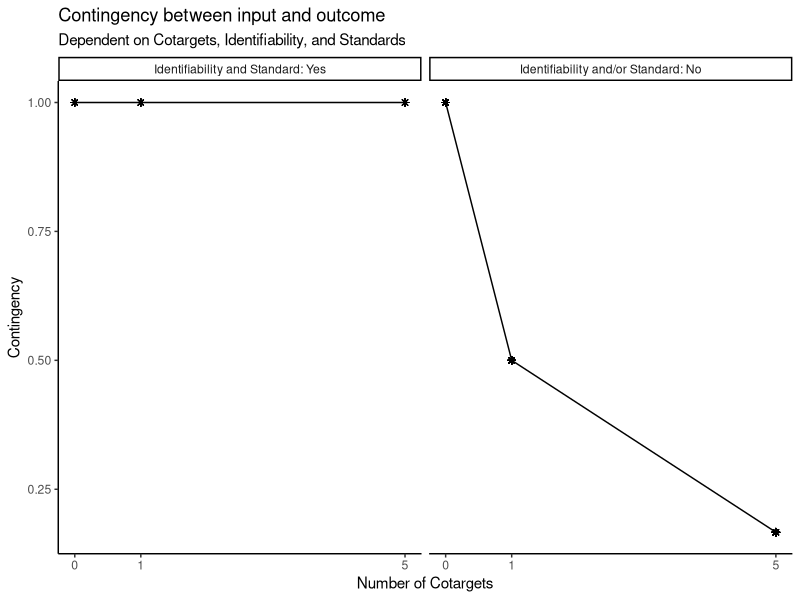
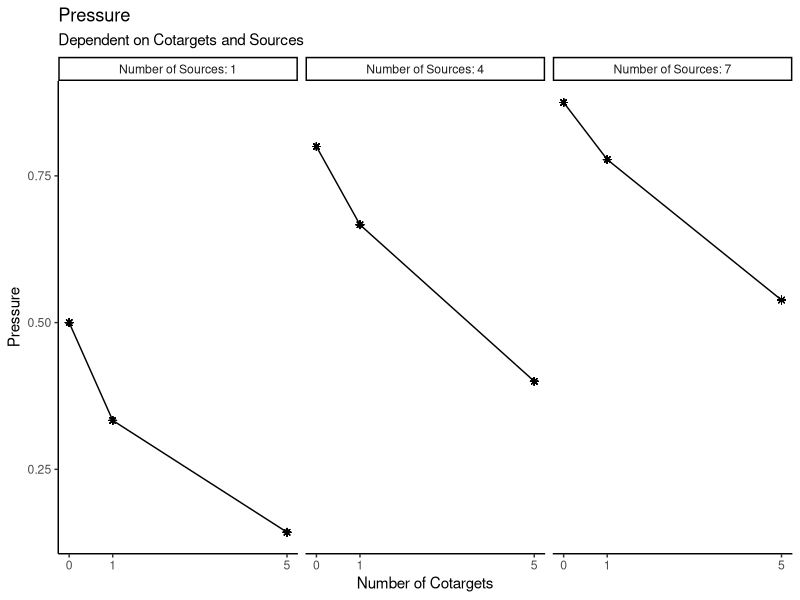
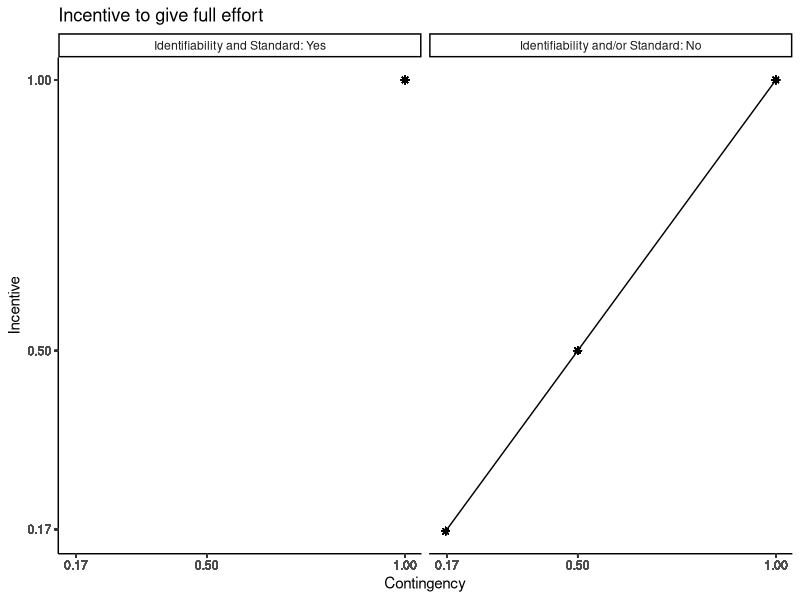
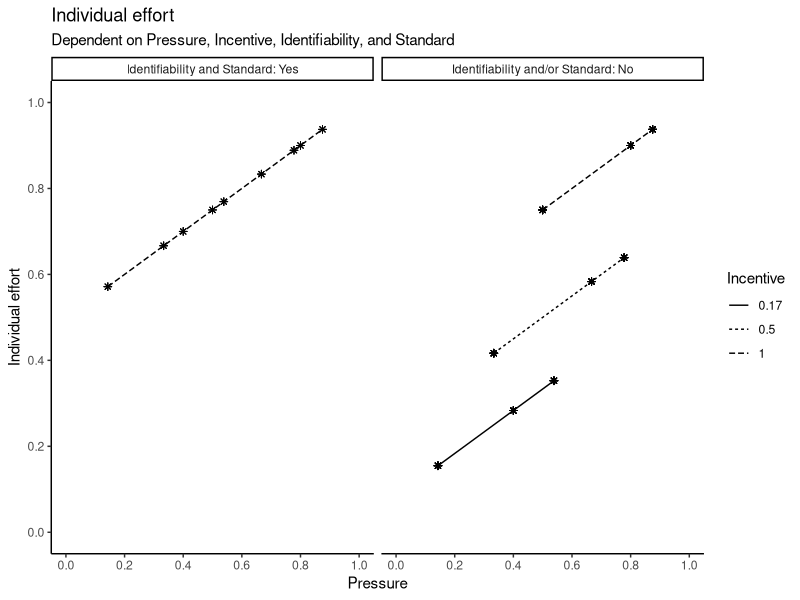
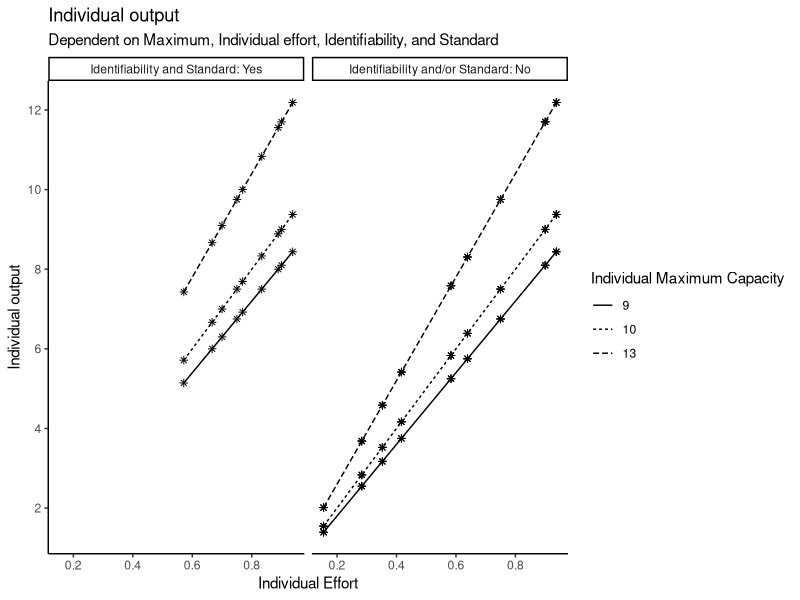
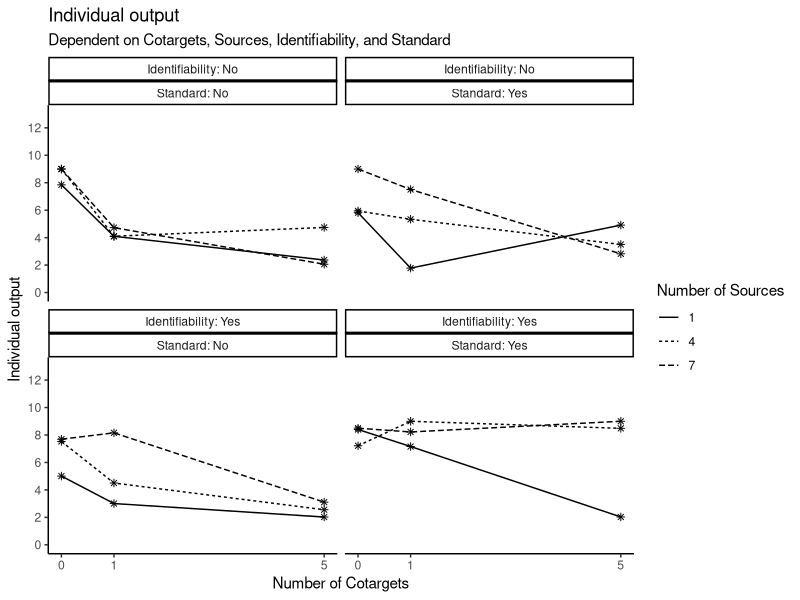
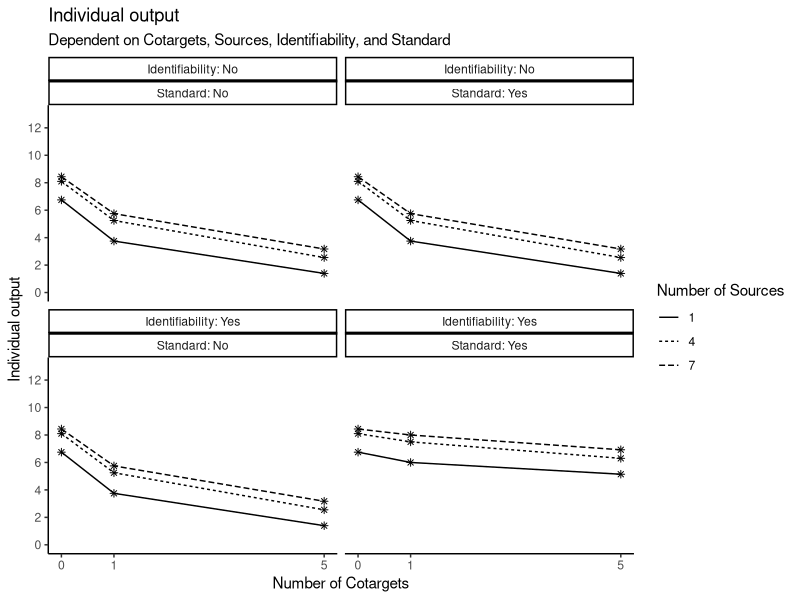
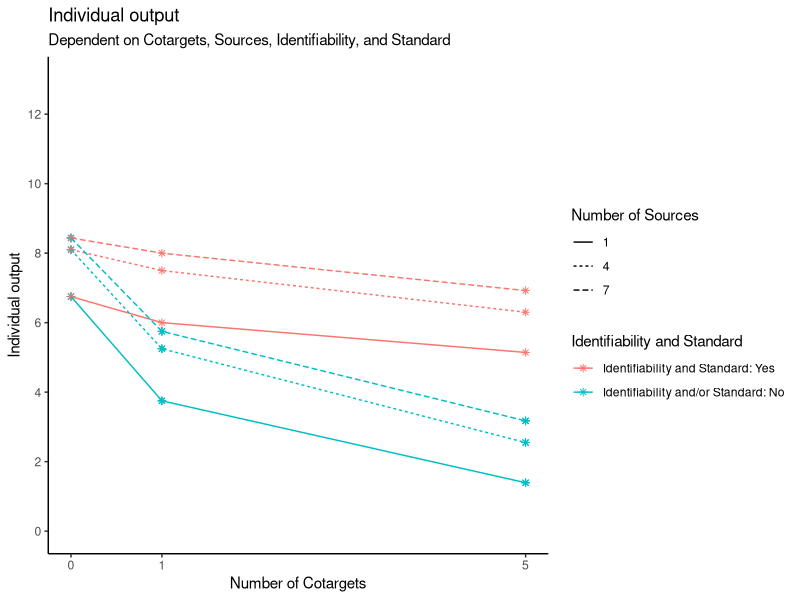

The R script that drew these images, in order:
###Creating of the base functions to compute the outcome of the simulation later on

# install the necessary libraries, if not already done
install.packages("ggplot2")
install.packages("dplyr")
install.packages("multcomp")

# load the necessary libraries
library(ggplot2)
library(dplyr)
library(multcomp)


#' p1 Compute the contingency between input and outcome
#' 
#' If ID and SA are given, CON is, independent of CT, 1. 
#' If ID and/or SA are not given, CON decreases with increasing CT, 
#' whereby the nth CT has less effect than the (1-n)th one.
#' 
#' @param CT number of people who are also viewed as targets of social pressure. Ranges from 0 to infinite (discrete)
#' @param ID identifiability of individual scores/outputs. Binary with 0 (no identifiability) and 1 (identifiability)
#' @param SA standard available for comparison. Binary with 0 (no standard available) and 1 (standard available)
#' 
#' @return (CON) contingency between input and outcome. Ranges from 0 to 1 (continuous)

get_CON <- function(CT, ID, SA) {
  n <- CT + 1
  CON <- ID * SA + (1 - ID * SA) * 1/n
  return(CON)
}

# (example) check vectorized form:
CT <- c(0, 1, 5)
ID <- c(0, 1)
SA <- c(0, 1)
CON <- get_CON(CT, ID, SA)
CON

# (example) create data for CT, ID, SA, S, and MC 
plot_data <- expand.grid(
  CT = c(0, 1, 5),
  ID = c(0, 1),
  SA = c(0, 1),
  S = c(1, 4, 7),
  MC = c(9, 10, 13)
)

# (example) compute CON from the CT, ID, and SA data
plot_data$CON <- get_CON(
  CT = plot_data$CT,
  ID = plot_data$ID,
  SA = plot_data$SA
)

# (example) create an extra column for the plotting - label
plot_data$ID_SA_label <- paste("Identifiability:", plot_data$ID, "Standards:", plot_data$SA)
plot_data$ID_SA_label <- ifelse(
  plot_data$ID == 1 & plot_data$SA == 1,
  "Identifiability and Standard: Yes",
  "Identifiability and/or Standard: No")

# (example) plot a visual graph for the p1-function
ggplot(plot_data, aes(x = CT, y = CON)) +
  geom_point(shape = 8) +
  facet_wrap(~plot_data$ID_SA_label) +
  labs(title = "Contingency between input and outcome", subtitle = "Dependent on Cotargets, Identifiability, and Standards", y = "Contingency", x = "Number of Cotargets") +
  scale_x_continuous(limits = c(0, 5), breaks = c(0, 1, 5)) +
  theme_classic() +
  geom_line()


#' p2 compute the social pressure on each given target member of the group
#' 
#' P drops with increasing CT and grows with increasing S, 
#' whereby the nth CT and/or S has less effect than the (1-n)th one.
#' 
#' @param CT number of people who are also viewed as targets of social impact. Ranges from 0 to infinite (discrete)
#' @param S number of people viewed as source of social pressure. Ranges from 0 to infinite (discrete)
#' 
#' @return (P) social pressure. Ranges from 0 to 1 (continuous)

get_P <- function (CT, S) {
  P <- S/(S+CT+1)
  return(P)
}

# (example) check vectorized form:
CT <- c(0, 1, 5)
S <- c(1, 4, 7)
P <- get_P(CT, S)
P

# (example) data - see above
plot_data

# (example) compute P from CT and S
plot_data$P <- get_P(
  CT = plot_data$CT,
  S = plot_data$S
)

# (example) create an extra column for the plotting - label
plot_data$S_label <- paste("Number of Sources:", plot_data$S)

# (example) plot a visual graph for the p2-function
ggplot(plot_data, aes(x = CT, y = P)) +
  geom_point(shape = 8) +
  facet_wrap(~plot_data$S_label) +
  labs(title = "Pressure", subtitle = "Dependent on Cotargets and Sources", y = "Pressure", x = "Number of Cotargets") +
  scale_x_continuous(limits = c(0, 5), breaks = c(0, 1, 5)) +
  theme_classic() +
  geom_line()


#' t1 compute the incentive to give full effort
#' 
#' INC equals CON. If ID and SA are given, CON and therefore INC are always 1. 
#' If ID and/or SA are not given, CON and INC can vary between 0 and 1.
#' 
#' @param CON contingency between input and outcome. Ranges from 0 to 1 (continuous)
#' 
#' @return (INC) incentive to give full effort. Ranges from 0 to 1 (continuous)

get_INC <- function(CON) {
  INC <- CON
  return(INC)
}

# (example) check vectorized form:
INC <- get_INC(CON)
INC

# (example) data - see above
plot_data

# (example) compute the incentive from CT (and ID + SA)
plot_data$INC <- get_INC(
  CON = plot_data$CON
)

# (example) plot a visual graph for the t1-function
ggplot(plot_data, aes(x = CON, y = INC)) +
  geom_point(shape = 8) +
  facet_wrap(~plot_data$ID_SA_label) +
  labs(title = "Incentive to give full effort", y = "Incentive", x = "Contingency") +
  scale_x_continuous(limits = c(min(plot_data$CON), max(plot_data$CON)), breaks = round(plot_data$CON, digits = 2)) +
  scale_y_continuous(limits = c(min(plot_data$INC), max(plot_data$INC)), breaks = round(plot_data$INC, digits = 2)) +
  theme_classic() +
  geom_line()


#' p3 compute the individual effort 
#' 
#' IE grows with both increasing INC and increasing P. If ID and SA are given, 
#' INC is always 1, which is why IE is sort of only dependent on P. 
#' If ID and/or SA are not given, INC and P both vary.
#' 
#' @param INC incentive to give full effort. Ranges from 0 to 1 (continuous)
#' @param P social pressure. Ranges from 0 to 1 (continuous)
#' 
#' @return (IE) individual effort. Ranges from 0 to 1 (continuous)

get_IE <- function(INC, P) {
  IE <- 0.5 * INC + 0.5 * P
  return(IE)
}

# (example) check vectorized form:
IE <- get_IE(INC, P)
IE

# (example) data - see above
plot_data

# (example) compute IE from INC and P
plot_data$IE <- get_IE(
  INC = plot_data$INC,
  P = plot_data$P
)

# (example) plot a visual graph for the p3-function
ggplot(plot_data, aes(x = P, y = IE, linetype = factor(round(plot_data$INC, digits = 2)))) +
  geom_point(shape = 8) +
  facet_wrap(~plot_data$ID_SA_label) +
  labs(title = "Individual effort", subtitle = "Dependent on Pressure, Incentive, Identifiability, and Standard", y = "Individual effort", x = "Pressure", linetype = "Incentive") +
  scale_x_continuous(limits = c(0, 1), breaks = c(0, 0.2, 0.4, 0.6, 0.8, 1)) +
  scale_y_continuous(limits = c(0, 1), breaks = c(0, 0.2, 0.4, 0.6, 0.8, 1)) +
  theme_classic() +
  geom_line()


#' Superfunction - compute the individual effort with some noise (through all the previous functions)
#' 
#' @param CT number of people who are also viewed as targets of social pressure. Ranges from 0 to infinite (discrete)
#' @param S number of people viewed as source of social pressure. Ranges from 0 to infinite (discrete)
#' @param ID identifiability of individual scores/outputs. Binary with 0 (no identifiability) and 1 (identifiability)
#' @param SA standard available for comparison. Binary with 0 (no standard available) and 1 (standard available)
#' 
#' @return (IE) individual effort. Ranges from 0 to 1 (continuous)

get_super_IE <- function(CT, S, ID, SA) {
  CON <- get_CON(CT, ID, SA) 
  P <- get_P(CT, S)
  INC <- get_INC(CON)
  IE <- get_IE(INC, P)
  IE <- IE + rnorm(length(IE), mean = 0, sd = 0.2)
  IE[IE > 1] <- 1
  IE[IE < 0] <- 0
  return(IE)
}


#' t2-function (manifest) - compute the individual outcome
#' 
#' IO grows with both increasing MC and increasing IE. If ID and SA are given, 
#' IE is always at least 0.5 because CON and therefore INC are always 1. 
#' If ID and/or SA are not given, IE can vary between 0 and 1.
#' 
#' @param MC individual maximum capacity (e.g., to scream). Ranges from 0 to inf. (continuous)
#' @param IE individual effort. Ranges from 0 to 1 (continuous)
#' 
#' @return (IO) individual output. Ranges from 0 to inf. (continuous)

get_IO <- function(MC, IE) {
  IO <- MC * IE   
  return (IO)
}

# (example) check vectorized form:
MC <- c(9, 10, 13)
IO <- get_IE(MC, IE)
IO

# (example) data - see above
plot_data

# (example) compute IO from MC and IE
plot_data$IO <- get_IO(
  MC = plot_data$MC,
  IE = plot_data$IE
)

# (example) plot a visual graph for the t2-function
ggplot(plot_data, aes(x = IE, y = IO, linetype = factor(plot_data$MC))) +
  geom_point(shape = 8) +
  facet_wrap(~plot_data$ID_SA_label) +
  labs(title = "Individual output", subtitle = "Dependent on Maximum, Individual effort, Identifiability, and Standard", y = "Individual output", x = "Individual Effort", linetype = "Individual Maximum Capacity") +
  scale_x_continuous(limits = c(min(plot_data$IE), max(plot_data$IE)), breaks = c(0, 0.2, 0.4, 0.6, 0.8, 1)) +
  scale_y_continuous(limits = c(min(plot_data$IO), max(plot_data$IO)), breaks = pretty(plot_data$IO)) +
  theme_classic() +
  geom_line()


#' Superfunction - compute the individual outcome (through all the previous functions - with some noise because the Superfunction for IE is used)
#' 
#' In theory without noise: IO drops with increasing CT and grows with increasing S, whereby the nth CT and/or S has less effect 
#' than the (1-n)th one. If ID and SA are given, CON is always 1, and therefore IO is higher via INC and IE. 
#' If ID and/or SA are not given, IO is usually lower. 
#' 
#' @param CT number of people who are also viewed as targets of social pressure. Ranges from 0 to infinite (discrete)
#' @param S number of people viewed as source of social pressure. Ranges from 0 to infinite (discrete)
#' @param ID identifiability of individual scores/outputs. Binary with 0 (no identifiability) and 1 (identifiability)
#' @param SA standard available for comparison. Binary with 0 (no standard available) and 1 (standard available)
#' @param MC individual maximum capacity (e.g., to scream). Ranges from 0 to inf. (continuous)
#' 
#' @return (IO) individual output. Ranges from 0 to inf (continuous)

get_super_IO <- function(CT, S, ID, SA, MC){
  IE <- get_super_IE(CT, S, ID, SA)
  IO <- IE * MC
  return (IO)
}

# (example) set seed because of random noise
set.seed(324)

# (example) create data for CT, S, ID, SA, and MC 
df_test <- expand.grid(
  CT = c(0, 1, 5),
  S = c(1, 4, 7), 
  ID = c(0, 1),
  SA = c(0, 1),
  MC = c(9)
)

# compute the manifest outcome variable (IO)
df_test$IO <- get_super_IO(
  CT = df_test$CT,
  S = df_test$S,
  ID = df_test$ID,
  SA = df_test$SA,
  MC = df_test$MC
)

# (example) create extra columns for the plotting - label
df_test$ID_label <- paste("Identifiability:", df_test$ID)
df_test$ID_label <- ifelse(
  df_test$ID == 1,
  "Identifiability: Yes",
  "Identifiability: No")

df_test$SA_label <- paste("Standards:", df_test$SA)
df_test$SA_label <- ifelse(
  df_test$SA == 1,
  "Standard: Yes",
  "Standard: No")

# (example) plot a visual graph for the Superfunction for IO (with random noise) - 4 panels 
ggplot(df_test, aes(x = CT, y = IO, linetype = factor(df_test$S))) +
  geom_point(shape = 8) +
  facet_wrap(~df_test$ID_label + ~df_test$SA_label) +
  labs(title = "Individual output", subtitle = "Dependent on Cotargets, Sources, Identifiability, and Standard", y = "Individual output", x = "Number of Cotargets", linetype = "Number of Sources") +
  scale_x_continuous(limits = c(0, 5), breaks = c(0, 1, 5)) +
  scale_y_continuous(limits = c(0, 13), breaks = c(0, 2, 4, 6, 8, 10, 12)) +
  theme_classic() +
  geom_line()



# -----
# small insert: if you want to plot the Superfunction for IO without random noise
# Superfunction for IE without random noise
get_super_IE_without <- function(CT, S, ID, SA) {
CON <- get_CON(CT, ID, SA) 
P <- get_P(CT, S)
INC <- get_INC(CON)
IE <- get_IE(INC, P)
IE <- IE 
IE[IE > 1] <- 1
IE[IE < 0] <- 0
return(IE)
}

# Superfunction for IO without random noise
get_super_IO_without <- function(CT, S, ID, SA, MC){
  IE <- get_super_IE_without(CT, S, ID, SA)
  IO <- IE * MC
  return (IO)
}

# compute the manifest outcome variable (IO) without random noise
df_test$IO_without <- get_super_IO_without(
  CT = df_test$CT,
  S = df_test$S,
  ID = df_test$ID,
  SA = df_test$SA,
  MC = df_test$MC
)

# (example) plot a visual graph for the Superfunction for IO (without random noise) - 4 panels 
ggplot(df_test, aes(x = CT, y = IO_without, linetype = factor(df_test$S))) +
  geom_point(shape = 8) +
  facet_wrap(~df_test$ID_label + ~df_test$SA_label) +
  labs(title = "Individual output", subtitle = "Dependent on Cotargets, Sources, Identifiability, and Standard", y = "Individual output", x = "Number of Cotargets", linetype = "Number of Sources") +
  scale_x_continuous(limits = c(0, 5), breaks = c(0, 1, 5)) +
  scale_y_continuous(limits = c(0, 13), breaks = c(0, 2, 4, 6, 8, 10, 12)) +
  theme_classic() +
  geom_line()

# (example) create an extra column for the plotting - label
df_test$ID_SA_label <- paste("Identifiability:", df_test$ID, "Standards:", df_test$SA)
df_test$ID_SA_label <- ifelse(
  df_test$ID == 1 & df_test$SA == 1,
  "Identifiability and Standard: Yes",
  "Identifiability and/or Standard: No")

# (example) plot a visual graph for the Superfunction for IO (without random noise) - two panels 
ggplot(df_test, aes(x = CT, y = IO_without, linetype = factor(df_test$S), color = df_test$ID_SA_label)) +
  geom_point(shape = 8) +
  labs(title = "Individual output", subtitle = "Dependent on Cotargets, Sources, Identifiability, and Standard", y = "Individual output", x = "Number of Cotargets", linetype = "Number of Sources", color = "Identifiability and Standard") +
  scale_x_continuous(limits = c(0, 5), breaks = c(0, 1, 5)) +
  scale_y_continuous(limits = c(0, 13), breaks = c(0, 2, 4, 6, 8, 10, 12)) +
  theme_classic() +
  geom_line()

# -----


### Final Simulation

## Replicate the original study of Latané et al. (1979)

# Simulate virtual experiments from the model.
# ---------------------------------------------------------------------------
# We assume that the model is the true data generating model.
# As it is a deterministic model, any virtual participant
# will have on average the same individual effort based on 
# the number of cotargets (CT) and sources (S) of social pressure.
# The identifiability of the individual output (ID) and a standard for 
# comparison (SA) are not part of Latané et al.'s (1979) experiment but an extension
# based on Latané et al.'s (1979) suggestion and Harkins & Jackson (1985).


# Variability comes into the experiment by:
# (a) Different trait values for the maximum noise each person can produce
# (b) Randomness from the noise we compute in the superfunction - due to, e.g., 
#     fatigue, personality, mental state, etc., during the experiment

# You can run the script repeatedly to simulate new replication studies,
# and observe the variability in outcomes due to sampling variability.
# However, the simulation must then be run without set.seed.

set.seed(324)

# set sample size of participants (we assume a within-person design)
# derived  from experiment 2 - the pseudo-groups (Latané et al., 1979)
n <- 36

# experimental design: Latané et al. (1979)
# create data for CT, S, ID, and SA

df <- expand.grid(
  id = 1:n, 
  CT = c(0, 1, 5),
  S = c(2), 
  ID = c(0, 1),
  SA = c(0, 1)
)

# reduce the data set to only the two relevant conditions (ID = 0 and SA = 0; ID = 1 and SA = 1)
df <- df %>% 
  filter((ID==0 & SA ==0) | (ID==1 & SA==1))

# determine the variables for a simulation of the exogenous variables
phi <- 5
alpha <- 0.922*phi
beta <- (1-0.922)*phi

# set expected value of individual maximum capacity
scale_factor <- 12.29 / 0.922

# interindividual variability in exogenous variable ("maximum capacity")
max_per_person <- data.frame(
  id = 1:n,
  maximum = scale_factor * rbeta(n, alpha, beta)
)

# compute mean of individual maximum capacity
mean(max_per_person$maximum)

# merge into df
df <- merge(df, max_per_person, by = "id")

# compute the psychological outcome variable (IE)
df$IE <- get_super_IE(
  CT = df$CT,
  S = df$S,
  ID = df$ID,
  SA = df$SA
)

# compute the manifest outcome variable (IO)
df$IO <- get_super_IO(
  CT = df$CT,
  S = df$S,
  ID = df$ID,
  SA = df$SA,
  MC = df$maximum
)

# look at the simulated data 
# View(df)

#compute the means of IO for each experimental group
m0_00 <- mean(df$IO[df$CT == 0 & df$ID == 0 & df$SA == 0], na.rm = TRUE)
m1_00 <- mean(df$IO[df$CT == 1 & df$ID == 0 & df$SA == 0], na.rm = TRUE)
m5_00 <- mean(df$IO[df$CT == 5 & df$ID == 0 & df$SA == 0], na.rm = TRUE)

m0_11 <- mean(df$IO[df$CT == 0 & df$ID == 1 & df$SA == 1], na.rm = TRUE)
m1_11 <- mean(df$IO[df$CT == 1 & df$ID == 1 & df$SA == 1], na.rm = TRUE)
m5_11 <- mean(df$IO[df$CT == 5 & df$ID == 1 & df$SA == 1], na.rm = TRUE)

# create data frame for those means of each experimental group
data_final <- data.frame(
  ID = c(0, 0, 0, 1, 1, 1),
  SA = c(0, 0, 0, 1, 1, 1),
  groups = c(0, 1, 5),
  means = c(m0_00, m1_00, m5_00, m0_11, m1_11, m5_11)
)

# alternatively, you could have computed the means like this
# data_final <- df %>% 
#   group_by(ID, SA, CT) %>%
#   summarise(mean_IO = mean(IO, na.rm = TRUE))

# create extra columns for the plotting of the mean individual outcome - label
data_final$ID_label <- paste("Identifiability:", data_final$ID)
data_final$ID_label <- ifelse(
  data_final$ID == 1,
  "Identifiability: Yes",
  "Identifiability: No")

data_final$SA_label <- paste("Standards:", data_final$SA)
data_final$SA_label <- ifelse(
  data_final$SA == 1,
  "Standard: Yes",
  "Standard: No")

# plot the visual graph for the mean individual outcome in the different conditions - two panels
plot_final <- ggplot(data_final, aes(x = groups, y = means)) +
  geom_point(shape = 8) +
  facet_grid(~ID_label + ~SA_label) +
  labs(title = "Mean Individual Output", subtitle = "Dependent on experimental group (S = 2)", y = "Sound Pressure in dyn per cm^2", x = "Conditions (Number of Cotargets)") +
  scale_x_continuous(limits = c(0, 5), breaks = c(0, 1, 5)) +
  scale_y_continuous(limits = c(0, max(data_final$means)), breaks = c(0, 1, 2, 3, 4, 5, 6, 7, 8, 9, 10, 11, 12, 13, 14, 15, 16, 17, 18, 19, 20)) +
  theme_classic() +
  geom_line()
plot_final

# plot the visual graph for the mean individual outcome in the different conditions - one panel
plot_final <- ggplot(data_final, aes(x = groups, y = means, linetype = factor(ID_label), color = factor(SA_label))) +
  geom_point(shape = 8) +
  labs(title = "Mean Individual Output", subtitle = "Dependent on experimental group (S = 2)", y = "Sound Pressure in dyn per cm^2", x = "Conditions (Number of Cotargets)", color = "Standard", linetype = "Identifiability") +
  scale_x_continuous(limits = c(0, 5), breaks = c(0, 1, 5)) +
  scale_y_continuous(limits = c(0, max(data_final$means)), breaks = c(0, 1, 2, 3, 4, 5, 6, 7, 8, 9, 10, 11, 12, 13, 14, 15, 16, 17, 18, 19, 20)) +
  theme_classic() +
  geom_line()
plot_final


# create extra columns for the plotting of the boxplots of the simulated raw data - label
df$ID_label <- paste("Identifiability:", df$ID)
df$ID_label <- ifelse(
  df$ID == 1,
  "Identifiability: Yes",
  "Identifiability: No")

df$SA_label <- paste("Standards:", df$SA)
df$SA_label <- ifelse(
  df$SA == 1,
  "Standard: Yes",
  "Standard: No")

# Boxplots to visualise simulated raw data
ggplot(df, aes(x = factor(CT), y = IO)) +
  geom_boxplot(outlier.shape = 16, outlier.size = 1.5) +
  facet_grid(~ID_label + ~SA_label) +
  labs(title = "Simulated Raw Data", y = "Sound Pressure in dyn per cm^2", x = "Number of Cotargets") +
  scale_y_continuous(limits = c(0, max(df$IO)), breaks = c(0, 1, 2, 3, 4, 5, 6, 7, 8, 9, 10, 11, 12, 13, 14, 15, 16, 17, 18, 19, 20)) +
  theme_classic()


# split data set for ANOVA
df_noID_noSA <- df %>% filter (ID==0 & SA==0)
df_ID_SA <- df %>% filter (ID==1 & SA==1)



# Variance analysis for Latané et al.'s (1979) experiment (ID = 0, SA = 0)
df_noID_noSA$CT_factor <- factor(df_noID_noSA$CT,
                       levels = c(0,1,5),
                       labels = c("CT0","CT1","CT5"))

# save aov-object
fit_aov1 <- aov(IO ~ CT_factor, data = df_noID_noSA)

# confidence intervals
# define null hypotheses
hyp1c <- "CT1 - CT5 == 0"
hyp2c <- "CT0 - CT1 == 0"

# summarise these hypotheses in a character-vector and save it
hypsc <- c(hyp1c, hyp2c)

# create contrast-object and save it
kontraste1c <- mcp(CT_factor = hypsc)

# create glht-object and save it
fit1c <- glht(fit_aov1, linfct = kontraste1c)

# 95% confidence intervals
confint(fit1c, level = 0.95, calpha = univariate_calpha())

# hypothesis testing
# define null hypotheses
hyp1 <- "CT1 - CT5 <= 0"
hyp2 <- "CT0 - CT1 <= 0"

# summarise these hypotheses in a character-vector and save it
hyps <- c(hyp1, hyp2)

# create contrast-object and save it
kontraste1 <- mcp(CT_factor = hyps)

# create glht-object and save it
fit1 <- glht(fit_aov1, linfct = kontraste1)

# test results and save it
result1 <- summary(fit1, test = univariate())
result1

# extract p-values and save and name them
p_values1 <- result1$test$pvalues
p_CT1_CT5_1 <- p_values1["CT1 - CT5"]
p_CT0_CT1_1 <- p_values1["CT0 - CT1"]



# Variance analysis for extension of Latané et al.'s (1979) experiment (ID = 1, SA = 1)
df_ID_SA$CT_factor <- factor(df_ID_SA$CT,
                                 levels = c(0,1,5),
                                 labels = c("CT0","CT1","CT5"))

# save aov-object
fit_aov2 <- aov(IO ~ CT_factor, data = df_ID_SA)

# confidence intervals
# define null hypotheses
hyp1c <- "CT1 - CT5 == 0"
hyp2c <- "CT0 - CT1 == 0"

# summarise these hypotheses in a character-vector and save it
hypsc <- c(hyp1c, hyp2c)

# create contrast-object and save it
kontraste2c <- mcp(CT_factor = hypsc)

# create glht-object and save it
fit2c <- glht(fit_aov2, linfct = kontraste2c)

# 95% confidence intervals
confint(fit2c, level = 0.95, calpha = univariate_calpha())

# hypothesis testing
# define null hypotheses
hyp1 <- "CT1 - CT5 <= 0"
hyp2 <- "CT0 - CT1 <= 0"

# summarise these hypotheses in a character-vector and save it
hyps <- c(hyp1, hyp2)

# create contrast-object and save it
kontraste2 <- mcp(CT_factor = hyps)

# create glht-object and save it
fit2 <- glht(fit_aov2, linfct = kontraste2)

# test results and save it
result2 <- summary(fit2, test = univariate())
result2

# extract p-values and save and name them
p_values2 <- result2$test$pvalues
p_CT1_CT5_2 <- p_values2["CT1 - CT5"]
p_CT0_CT1_2 <- p_values2["CT0 - CT1"]


# create a data frame for p-values regarding the two variance analyses
pvalues_df <- data.frame(
  experiment = c("Latané_original", "Latané_original",
                 "Extension", "Extension"),
  contrast = c("CT1-CT5", "CT0-CT1",
               "CT1-CT5", "CT0-CT1"),
  p_value = c(p_CT1_CT5_1, p_CT0_CT1_1,
              p_CT1_CT5_2, p_CT0_CT1_2)
)

# correct the p-values with the help of the Bonferroni-method and save them in the data frame
pvalues_df$p_korrigiert <- pvalues_df$p_value*2

# instead of multiplying the p-values, you can also divide the significance level, which is why 0.0025 (0.005/2) was used here
# test decisions
decision1 <- if (p_CT0_CT1_1 < 0.0025 & p_CT1_CT5_1 < 0.0025) {
  Entscheidung = "H1: The phenomenon of social loafing can be found in the condition without identifiability and a standard in this study"
} else {
  Entscheidung = "H0: The phenomenon of social loafing can not be found in the condition without identifiability and a standard in this study"
}
decision1

decision2 <- if (p_CT0_CT1_2 < 0.0025 & p_CT1_CT5_2 < 0.0025) {
  Entscheidung = "H1: The phenomenon of social loafing can be found in the condition with identifiability and a standard in this study"
} else {
  Entscheidung = "H0: The phenomenon of social loafing can not be found in the condition with identifiability and a standard in this study"
}
decision2


# compute effect size for the first experiment (ID = 0, SA = 0)
anova_table1 <- summary(fit_aov1)[[1]]
SS_between1 <- anova_table1["CT_factor", "Sum Sq"]
SS_total1 <- sum(anova_table1[, "Sum Sq"])
eta2_1 <- SS_between1/SS_total1
eta2_1

# compute effect size for the second experiment (ID = 1, SA = 1)
anova_table2 <- summary(fit_aov2)[[1]]
SS_between2 <- anova_table2["CT_factor", "Sum Sq"]
SS_total2 <- sum(anova_table2[, "Sum Sq"])
eta2_2 <- SS_between2/SS_total2
eta2_2
